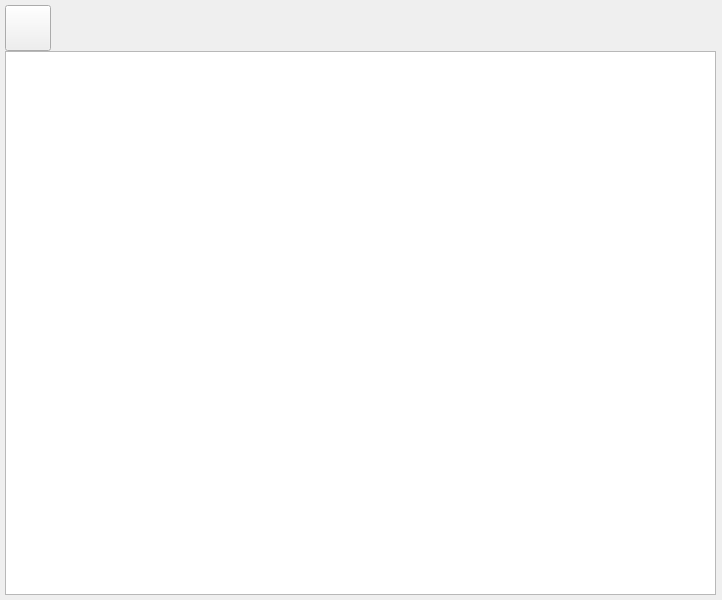
<?xml version="1.0" encoding="UTF-8"?>
<ui version="4.0">
 <class>BookReaderForm</class>
 <widget class="QMainWindow" name="BookReaderForm">
  <property name="geometry">
   <rect>
    <x>0</x>
    <y>0</y>
    <width>722</width>
    <height>600</height>
   </rect>
  </property>
  <property name="font">
   <font>
    <pointsize>11</pointsize>
   </font>
  </property>
  <property name="windowTitle">
   <string>MainWindow</string>
  </property>
  <widget class="QWidget" name="centralwidget">
   <layout class="QVBoxLayout" name="centralwidgetlLayout">
    <property name="spacing">
     <number>0</number>
    </property>
    <property name="leftMargin">
     <number>5</number>
    </property>
    <property name="topMargin">
     <number>5</number>
    </property>
    <property name="rightMargin">
     <number>6</number>
    </property>
    <property name="bottomMargin">
     <number>5</number>
    </property>
    <item>
     <widget class="ButtonBack" name="backBtn">
      <property name="sizePolicy">
       <sizepolicy hsizetype="Fixed" vsizetype="Fixed">
        <horstretch>0</horstretch>
        <verstretch>0</verstretch>
       </sizepolicy>
      </property>
      <property name="minimumSize">
       <size>
        <width>46</width>
        <height>46</height>
       </size>
      </property>
      <property name="maximumSize">
       <size>
        <width>46</width>
        <height>46</height>
       </size>
      </property>
      <property name="cursor">
       <cursorShape>PointingHandCursor</cursorShape>
      </property>
      <property name="styleSheet">
       <string notr="true"/>
      </property>
      <property name="text">
       <string/>
      </property>
      <property name="iconSize">
       <size>
        <width>45</width>
        <height>45</height>
       </size>
      </property>
      <property name="checkable">
       <bool>false</bool>
      </property>
     </widget>
    </item>
    <item>
     <widget class="QTextBrowser" name="book">
      <property name="font">
       <font>
        <pointsize>11</pointsize>
       </font>
      </property>
     </widget>
    </item>
   </layout>
  </widget>
 </widget>
 <customwidgets>
  <customwidget>
   <class>ButtonBack</class>
   <extends>QPushButton</extends>
   <header>../../../ButtonBack.h</header>
  </customwidget>
 </customwidgets>
 <resources/>
 <connections/>
</ui>
